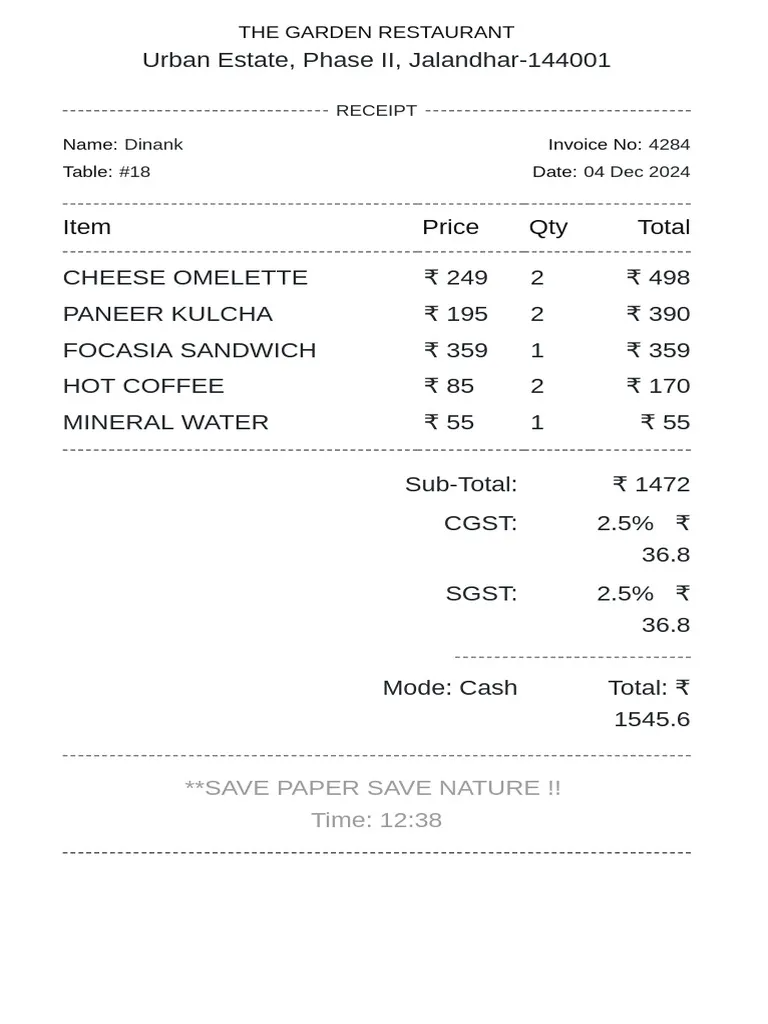
#> input picture image.png, 768 x 1024 px
$ python bill_ocr_processor.py
#> lines starting #> are read from the running program, lines starting #| are printed output that depends on the picture; after the words box and inside, x2 and y2 are one past the last pixel; in counts of white or black regions, pixels touching at a corner belong together


import cv2
import pytesseract
import re
import os
from PIL import Image
from datetime import datetime
import numpy as np

# Tesseract installation path (update based on your OS)
# Windows: r"C:\Program Files\Tesseract-OCR\tesseract.exe"
# Mac: /usr/local/bin/tesseract or /opt/homebrew/bin/tesseract
# Linux: /usr/bin/tesseract
pytesseract.pytesseract.tesseract_cmd = r"C:\Program Files\Tesseract-OCR\tesseract.exe"


class BillOCRProcessor:
    def __init__(self):
        """Initialize the Bill OCR Processor with patterns and keywords"""

        # Regex patterns for extracting information
        self.patterns = {
            # Date patterns (DD/MM/YYYY, DD-MM-YYYY, YYYY-MM-DD, etc.)
            "date": [
                r'\b(\d{1,2})[/-](\d{1,2})[/-](\d{2,4})\b',  # DD/MM/YYYY or DD-MM-YYYY
                r'\b(\d{4})[/-](\d{1,2})[/-](\d{1,2})\b',    # YYYY-MM-DD
                r'\b(\d{1,2})\s+(Jan|Feb|Mar|Apr|May|Jun|Jul|Aug|Sep|Oct|Nov|Dec)[a-z]*\s+(\d{2,4})\b',  # DD Mon YYYY
            ],

            # Amount patterns (₹, Rs, Rs., INR, with commas and decimals)
            "amount": [
                r'(?:Total|Amount|Grand Total|Net Amount|Payable|Bill Amount|Sum)[\s:]*(?:Rs\.?|₹|INR)?\s*([\d,]+\.?\d*)',
                r'(?:Rs\.?|₹|INR)\s*([\d,]+\.?\d*)',
                r'\b([\d,]+\.\d{2})\b',  # Decimal amounts
            ],

            # Payment mode patterns
            "payment": [
                r'\b(UPI|GPAY|Google Pay|PhonePe|Paytm|BHIM)\b',
                r'\b(Cash|CASH)\b',
                r'\b(Credit Card|CREDIT|Visa|Mastercard|Amex)\b',
                r'\b(Debit Card|DEBIT)\b',
                r'\b(NEFT|RTGS|IMPS|Bank Transfer|Net Banking)\b',
            ],
        }

        # Category keywords mapping
        self.category_keywords = {
            'Food & Dining': [
                'restaurant', 'cafe', 'food', 'dining', 'meal', 'lunch', 'dinner',
                'breakfast', 'swiggy', 'zomato', 'dominos', 'pizza', 'burger',
                'mcdonald', 'kfc', 'subway', 'starbucks', 'biryani', 'hotel'
            ],
            'Groceries': [
                'grocery', 'supermarket', 'mart', 'store', 'reliance', 'dmart',
                'big bazaar', 'vegetables', 'fruits', 'more', 'spencers', 'kirana',
                'provisions'
            ],
            'Transportation': [
                'uber', 'ola', 'taxi', 'cab', 'metro', 'bus', 'fuel', 'petrol',
                'diesel', 'parking', 'toll', 'rapido', 'auto', 'transport'
            ],
            'Shopping': [
                'shopping', 'mall', 'fashion', 'clothing', 'shoes', 'amazon',
                'flipkart', 'myntra', 'apparel', 'garment', 'footwear', 'lifestyle'
            ],
            'Entertainment': [
                'movie', 'cinema', 'pvr', 'inox', 'theatre', 'concert', 'event',
                'game', 'entertainment', 'ticket', 'show', 'multiplex'
            ],
            'Healthcare': [
                'hospital', 'clinic', 'pharmacy', 'medical', 'doctor', 'medicine',
                'apollo', 'medplus', 'health', 'diagnostic', 'lab', 'test'
            ],
            'Utilities': [
                'electricity', 'water', 'internet', 'mobile', 'recharge', 'airtel',
                'jio', 'vi', 'utility', 'bill', 'broadband', 'wifi'
            ],
            'Education': [
                'school', 'college', 'university', 'course', 'books', 'tuition',
                'education', 'academy', 'institute', 'learning', 'coaching'
            ],
            'Travel': [
                'hotel', 'flight', 'train', 'booking', 'makemytrip', 'goibibo',
                'travel', 'irctc', 'oyo', 'resort', 'accommodation', 'ticket'
            ],
        }

        # Payment mode keyword mapping
        self.payment_keywords = {
            'UPI': ['upi', 'gpay', 'phonepe', 'paytm', 'bhim', 'google pay', 'phone pe'],
            'Credit Card': ['credit card', 'credit', 'visa', 'mastercard', 'amex', 'american express'],
            'Debit Card': ['debit card', 'debit', 'atm card'],
            'Cash': ['cash', 'cash payment'],
            'Bank Transfer': ['neft', 'rtgs', 'imps', 'bank transfer', 'netbanking', 'net banking'],
        }

    def preprocess_image(self, image_path):
        """
        Advanced image preprocessing for better OCR accuracy
        """
#> called with image_path = 'image.png'
        # Read image
        img = cv2.imread(image_path)
#> img is the input picture: shape (1024, 768, 3); mean B, G, R 249, 248.9, 248.9
        if img is None:
            raise ValueError(f"Could not load image from {image_path}")

        # Convert to grayscale
        gray = cv2.cvtColor(img, cv2.COLOR_BGR2GRAY)

        # Apply multiple preprocessing techniques for better accuracy

        # 1. Denoise
        denoised = cv2.fastNlMeansDenoising(gray, None, 10, 7, 21)

        # 2. Increase contrast
        clahe = cv2.createCLAHE(clipLimit=2.0, tileGridSize=(8, 8))
        contrast = clahe.apply(denoised)

        # 3. Adaptive thresholding
        thresh = cv2.adaptiveThreshold(
            contrast, 255, cv2.ADAPTIVE_THRESH_GAUSSIAN_C,
            cv2.THRESH_BINARY, 11, 2
        )
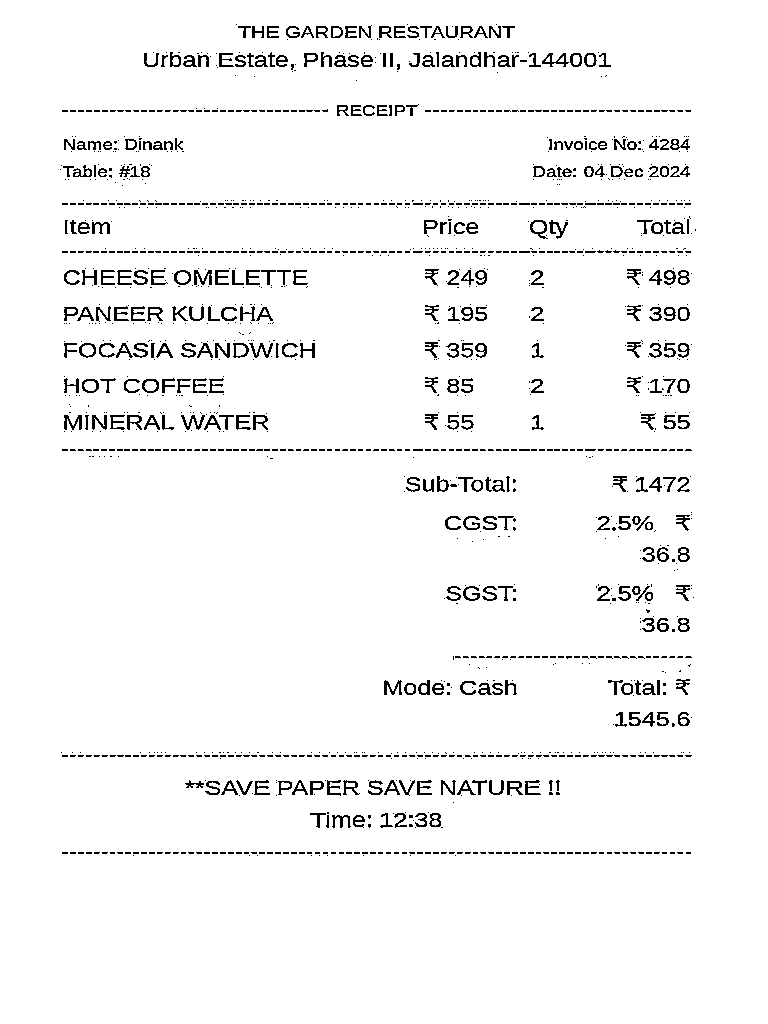
#> thresh: shape (1024, 768); 96.1% white; black in thin lines or dots, all inside (x1, y1, x2, y2) = (60, 24, 696, 856)

        # 4. Morphological operations to remove noise
        kernel = np.ones((1, 1), np.uint8)
        morph = cv2.morphologyEx(thresh, cv2.MORPH_CLOSE, kernel)

        return morph

    def extract_text(self, image_path):
        """
        Extract text from image using Tesseract OCR
        """
        try:
            # Try multiple preprocessing approaches
            processed_img = self.preprocess_image(image_path)

            # Use multiple PSM modes for better accuracy
            configs = [
                "--psm 6",  # Assume a single uniform block of text
                "--psm 4",  # Assume a single column of text of variable sizes
                "--psm 3",  # Fully automatic page segmentation
            ]

            texts = []
            for config in configs:
                text = pytesseract.image_to_string(processed_img, lang='eng', config=config)
                texts.append(text)
#> after the loop, texts = []

            # Combine all extracted texts
            full_text = "\n".join(texts)

            return full_text

        except Exception as e:
            print(f"OCR extraction error: {e}")
            return ""

    # [180 lines left out: functions extract_date, extract_amount, extract_payment_mode, extract_category, extract_location, extract_notes and 2 more, not called in this run]

    def run_pipeline(self, image_path):
        """
        Run the complete OCR pipeline

        Args:
            image_path: Path to the bill image

        Returns:
            dict: Processing result with extracted data
        """
        try:
            # Step 1: Extract text using OCR
            print("📄 Extracting text from image...")
            text = self.extract_text(image_path)

            if not text or len(text.strip()) < 10:
                return {
                    'success': False,
                    'error': 'Could not extract sufficient text from image. Please ensure the image is clear and contains a bill/receipt.',
                    'raw_text': text
                }

            print("✓ Text extracted successfully")

            # Step 2: Parse bill information
            print("🔍 Parsing bill information...")
            parsed_data = self.parse_bill(text)
            print("✓ Bill information parsed")

            # Step 3: Validate and clean data
            print("✅ Validating data...")
            cleaned_data = self.validate_and_clean(parsed_data)
            print("✓ Data validated")

            return {
                'success': True,
                'data': cleaned_data,
                'raw_text': text,
                'confidence': 'medium'
            }

        except Exception as e:
            print(f"❌ Pipeline error: {e}")
            import traceback
            traceback.print_exc()
            return {
                'success': False,
                'error': f'Failed to process bill: {str(e)}',
                'raw_text': ''
            }

    def process_uploaded_file(self, file_path):
        """
        Process an uploaded file and return transaction data

        Args:
            file_path: Path to uploaded image file

        Returns:
            dict: Processed transaction data
        """
        if not os.path.exists(file_path):
            return {
                'success': False,
                'error': 'File not found'
            }

        # Run the OCR pipeline
        result = self.run_pipeline(file_path)

        # Clean up uploaded file after processing (optional)
        # Uncomment if you want to delete the file after processing
        # try:
        #     os.remove(file_path)
        # except:
        #     pass

        return result


def process_bill_image(file_path):
    """
    Simple function to process a bill image and return transaction data

    Args:
        file_path (str): Path to the uploaded bill image

    Returns:
        dict: Processed transaction data ready for database insertion
    """
    ocr_processor = BillOCRProcessor()
    return ocr_processor.process_uploaded_file(file_path)


# Test function for development
if __name__ == "__main__":
    # Test the OCR pipeline
    test_image = "image.png"  # Replace with actual test image

    if os.path.exists(test_image):
        print("=" * 60)
        print("🧪 Testing Bill OCR Pipeline")
        print("=" * 60)

        result = process_bill_image(test_image)

        if result['success']:
            print("\n✅ SUCCESS!")
            print("\n📊 Extracted Data:")
            print("-" * 60)
            for key, value in result['data'].items():
                print(f"{key:20}: {value}")
            print("-" * 60)

            if 'raw_text' in result:
                print("\n📝 Raw OCR Text:")
                print("-" * 60)
                print(result['raw_text'][:500])  # First 500 chars
                print("-" * 60)
        else:
            print(f"\n❌ FAILED: {result['error']}")
    else:
        print(f"❌ Test image '{test_image}' not found!")
        print("Please place a test bill image and update the path.")
